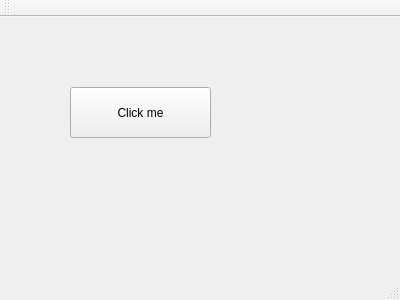
<?xml version="1.0" encoding="UTF-8"?>
<ui version="4.0">
 <class>MainWindow</class>
 <widget class="QMainWindow" name="MainWindow">
  <property name="geometry">
   <rect>
    <x>0</x>
    <y>0</y>
    <width>400</width>
    <height>300</height>
   </rect>
  </property>
  <property name="windowTitle">
   <string>MainWindow</string>
  </property>
  <widget class="QWidget" name="centralWidget">
   <widget class="QPushButton" name="pushButton">
    <property name="geometry">
     <rect>
      <x>70</x>
      <y>70</y>
      <width>141</width>
      <height>51</height>
     </rect>
    </property>
    <property name="text">
     <string>Click me</string>
    </property>
   </widget>
   <widget class="QLabel" name="label">
    <property name="geometry">
     <rect>
      <x>100</x>
      <y>160</y>
      <width>111</width>
      <height>61</height>
     </rect>
    </property>
    <property name="text">
     <string/>
    </property>
   </widget>
  </widget>
  <widget class="QMenuBar" name="menuBar">
   <property name="geometry">
    <rect>
     <x>0</x>
     <y>0</y>
     <width>400</width>
     <height>26</height>
    </rect>
   </property>
  </widget>
  <widget class="QToolBar" name="mainToolBar">
   <attribute name="toolBarArea">
    <enum>TopToolBarArea</enum>
   </attribute>
   <attribute name="toolBarBreak">
    <bool>false</bool>
   </attribute>
  </widget>
  <widget class="QStatusBar" name="statusBar"/>
 </widget>
 <layoutdefault spacing="6" margin="11"/>
 <resources/>
 <connections/>
</ui>
